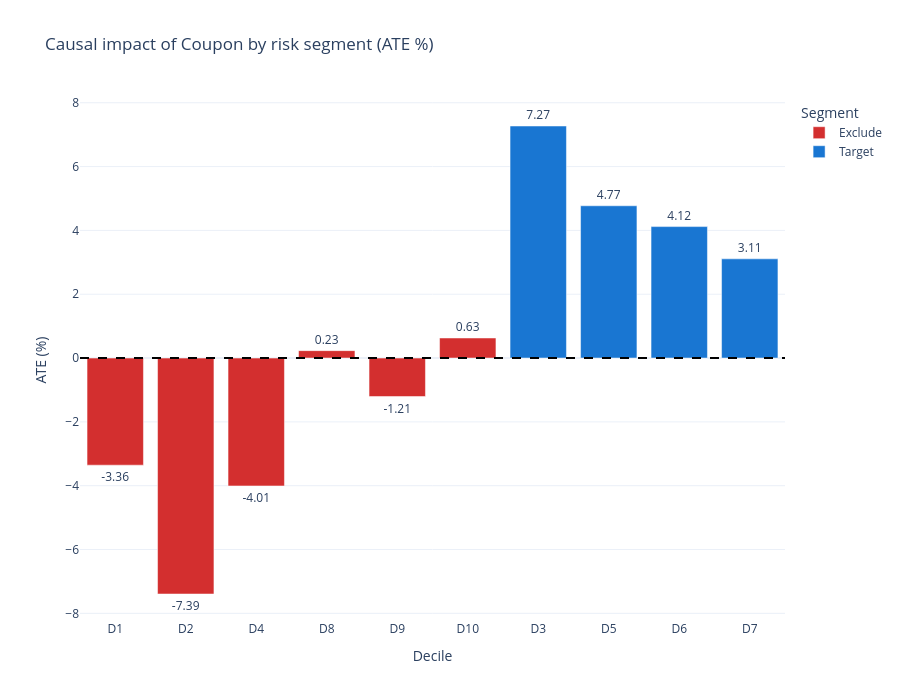

Write notebook code for a chart like this one.
### Code cell
import plotly.express as px

# Plot ATE by decile on the common support data
if 'risk_decile' not in df_cs.columns:
    raise ValueError("The risk_decile column is missing from df_cs.")
if treatment_col not in df_cs.columns:
    raise ValueError(f"The treatment column '{treatment_col}' is missing from df_cs.")

decile_data = []
for d in sorted(df_cs['risk_decile'].dropna().unique()):
    subset = df_cs[df_cs['risk_decile'] == d]
    p0 = subset.loc[subset[treatment_col] == 0, 'churn_flag'].mean()
    p1 = subset.loc[subset[treatment_col] == 1, 'churn_flag'].mean()
    if pd.isna(p0) or pd.isna(p1):
        continue
    decile_data.append({
        'Decile': f'D{int(d)}',
        'ATE': (p0 - p1) * 100,
        'Segment': 'Target' if int(d) in [3, 5, 6, 7] else 'Exclude'
    })

df_plot = pd.DataFrame(decile_data)
if df_plot.empty:
    raise ValueError("There is not enough data to plot the ATE by decile.")

fig = px.bar(
    df_plot,
    x='Decile',
    y='ATE',
    color='Segment',
    title='Causal impact of Coupon by risk segment (ATE %)',
    labels={'ATE': 'Churn reduction (%)'},
    color_discrete_map={'Target': '#1976D2', 'Exclude': '#D32F2F'}
)
fig.add_hline(y=0, line_dash='dash', line_color='black')
fig.update_traces(texttemplate='%{y:.2f}', textposition='outside')
fig.update_layout(
    template='plotly_white',
    xaxis_title='Decile',
    yaxis_title='ATE (%)',
    height=700
)
fig.show()

### Figure 1 — Plotly figure (JSON) as saved in the notebook; plotly's stock layout.template omitted (floating-point values rounded to 4 significant figures)
{"data": [{"hovertemplate": "Segment=Exclude<br>Decile=%{x}<br>Churn reduction (%)=%{y}<extra></extra>", "legendgroup": "Exclude", "marker": {"color": "#D32F2F", "pattern": {"shape": ""}}, "name": "Exclude", "orientation": "v", "showlegend": true, "textposition": "outside", "texttemplate": "%{y:.2f}", "type": "bar", "x": ["D1", "D2", "D4", "D8", "D9", "D10"], "xaxis": "x", "y": [-3.356, -7.393, -4.008, 0.2324, -1.206, 0.6289], "yaxis": "y"}, {"hovertemplate": "Segment=Target<br>Decile=%{x}<br>Churn reduction (%)=%{y}<extra></extra>", "legendgroup": "Target", "marker": {"color": "#1976D2", "pattern": {"shape": ""}}, "name": "Target", "orientation": "v", "showlegend": true, "textposition": "outside", "texttemplate": "%{y:.2f}", "type": "bar", "x": ["D3", "D5", "D6", "D7"], "xaxis": "x", "y": [7.271, 4.772, 4.119, 3.109], "yaxis": "y"}], "layout": {"barmode": "relative", "height": 700, "legend": {"title": {"text": "Segment"}, "tracegroupgap": 0}, "shapes": [{"line": {"color": "black", "dash": "dash"}, "type": "line", "x0": 0, "x1": 1, "xref": "x domain", "y0": 0, "y1": 0, "yref": "y"}], "title": {"text": "Causal impact of Coupon by risk segment (ATE %)"}, "xaxis": {"anchor": "y", "domain": [0, 1], "title": {"text": "Decile"}}, "yaxis": {"anchor": "x", "domain": [0, 1], "title": {"text": "ATE (%)"}}}}
